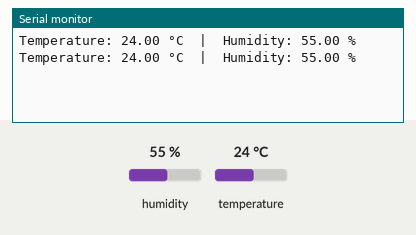
Simulated run of this sketch. Board: Arduino Uno, built with avr-gcc and run on an emulated ATmega328P. Parts: the last lines printed to the serial monitor. Inputs (shaded band) come from the test bench; at power-on: humidity 55 %, temperature 24 °C.

Above: at 2.8 s.
2.9 s: humidity set to 22 %
At 4.9 s:
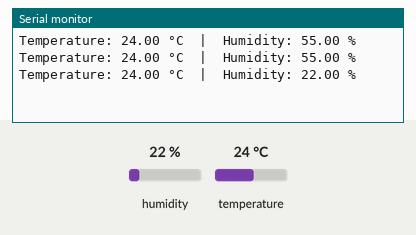
5.6 s: temperature set to 12 °C
At 7.3 s:
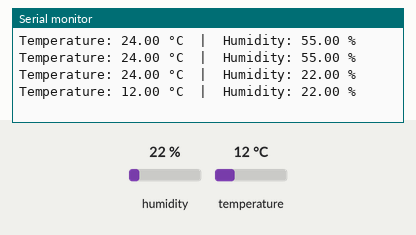
8.3 s: humidity set to 40 %
At 10.9 s:
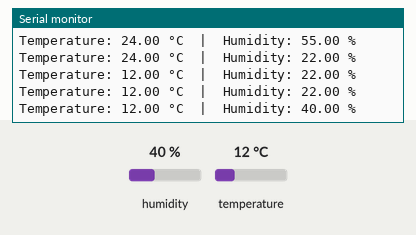
Timing chart, 0 to 12.4 s (numbered marks = the images above; inputs shaded):
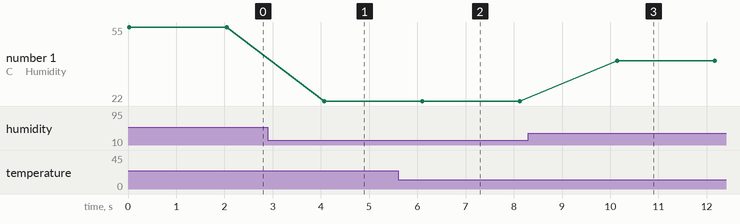

The sketch:

BREE495_DHT11Test.ino
```cpp
#include <DHT.h>

// --- DHT Sensor Setup ---
const int DHTPIN = 2;
const int DHTTYPE = DHT11;
DHT tempSensor(DHTPIN, DHTTYPE);

float readTemperature() {
  float temp = tempSensor.readTemperature();
  if (isnan(temp)) {
    Serial.println("Failed to read temperature from DHT");
    return -999;
  }
  return temp;
}

float readHumidity() {
  float hum = tempSensor.readHumidity();
  if (isnan(hum)) {
    Serial.println("Failed to read humidity from DHT");
    return -999;
  }
  return hum;
}

void setup() {
  Serial.begin(115200);
  tempSensor.begin();
}

void loop() {
  float temp = readTemperature();
  float hum = readHumidity();

  Serial.print("Temperature: ");
  Serial.print(temp);
  Serial.print(" °C  |  Humidity: ");
  Serial.print(hum);
  Serial.println(" %");

  delay(2000);
}
```

Measured:
- after the input at 2.9 s, the serial monitor: prints a new line after 1.2 s (image 1)
- after the input at 5.6 s, the serial monitor: prints a new line after 0.50 s (image 2)
- after the input at 8.3 s, the serial monitor: prints a new line after 1.8 s (image 3)
- plotted number 1: 55 → 22 after the input at 2.9 s, 22 → 40 after the input at 8.3 s
